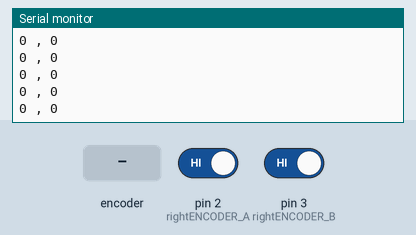
This sketch was run on a simulated Arduino Uno, built with avr-gcc and run on an emulated ATmega328P. On the bench: the last lines printed to the serial monitor. The inputs (shaded band) are chosen by the test bench; at power-on: pin 3 (rightENCODER_B) HIGH, pin 2 (rightENCODER_A) HIGH.

Above: at 1.2 s.
1.3 s: pin 3 (rightENCODER_B) driven LOW
At 2.4 s:
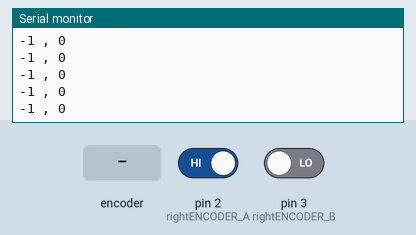
4.3 s: pin 3 (rightENCODER_B) driven HIGH
At 5.2 s:
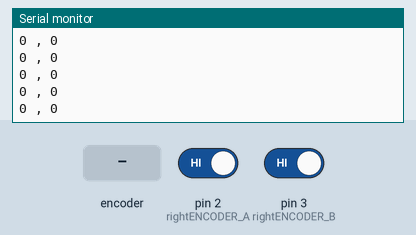
7.3 s: rotary encoder on pin 2 (rightENCODER_A) / pin 19 (leftENCODER_B) turned 1 step (first pin leading)
Timing chart, 0 to 10.3 s (numbered marks = the images above; inputs shaded):
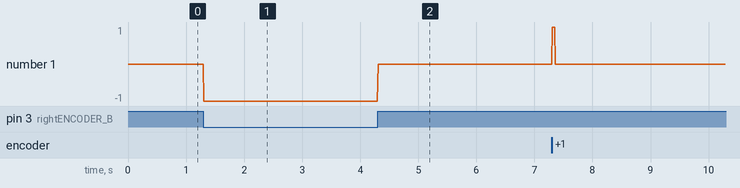

The sketch:

jamesbrutoncode.ino
```cpp
/*this code gives us the encoder tick values for all 4 encoders
 without giving any pwm*/
int rightRPWM = 5;  // Digital/PWM pin 5 to the RPWM on the BTS7960
int rightLPWM = 6;  // Digital/PWM pin 6 to the LPWM on the BTS7960

int leftRPWM = 10;  // Digital/PWM pin 10 to the RPWM on the BTS7960
int leftLPWM = 11;  // Digital/PWM pin 11 to the LPWM on the BTS7960


#define leftENCODER_A 18
#define leftENCODER_B 19


#define rightENCODER_A 2
#define rightENCODER_B 3

volatile int right_wheel_tick_count= 0;
volatile int left_wheel_tick_count = 0;


void setup() {

  Serial.begin(9600);

  pinMode(leftENCODER_A, INPUT_PULLUP);
  pinMode(leftENCODER_B, INPUT_PULLUP);
  pinMode(rightENCODER_A, INPUT_PULLUP);
  pinMode(rightENCODER_B, INPUT_PULLUP);

  // Attach interrupts to the encoder pins (rising edge)
  attachInterrupt(digitalPinToInterrupt(rightENCODER_A), doencoderA, CHANGE);
  attachInterrupt(digitalPinToInterrupt(rightENCODER_B), doencoderB, CHANGE);
  attachInterrupt(digitalPinToInterrupt(leftENCODER_A), doencoderC, CHANGE);
  attachInterrupt(digitalPinToInterrupt(leftENCODER_B), doencoderD, CHANGE);
}

void loop()
{
  Serial.print(right_wheel_tick_count);
  Serial.print(" , ");
  Serial.println(left_wheel_tick_count);
  delay(10);
}
void doencoderA()
{
 if (digitalRead(rightENCODER_A) == HIGH)
 {
  if(digitalRead(rightENCODER_B) == LOW)
  {
    right_wheel_tick_count++;
  }
  else
  {
    right_wheel_tick_count--;
  }
 }
 else
 {
  if(digitalRead(rightENCODER_B) == HIGH)
  {
    right_wheel_tick_count++;
  }
  else
  {
    right_wheel_tick_count--;
  }
 }
}

void doencoderB()
{
 if (digitalRead(rightENCODER_B) == HIGH)
 {
  if(digitalRead(rightENCODER_A) == HIGH)
  {
    right_wheel_tick_count++;
  }
  else
  {
    right_wheel_tick_count--;
  }
 }
 else
 {
  if(digitalRead(rightENCODER_A) == LOW)
  {
    right_wheel_tick_count++;
  }
  else
  {
    right_wheel_tick_count--;
  }
 }
}

void doencoderC()
{
 if (digitalRead(leftENCODER_A) == HIGH)
 {
  if(digitalRead(leftENCODER_B) == LOW)
  {
    left_wheel_tick_count--;
  }
  else
  {
    left_wheel_tick_count++;
  }
 }
 else
 {
  if(digitalRead(leftENCODER_B) == HIGH)
  {
    left_wheel_tick_count--;
  }
  else
  {
    left_wheel_tick_count++;
  }
 }
}

void doencoderD()
{
 if (digitalRead(leftENCODER_B) == HIGH)
 {
  if(digitalRead(leftENCODER_A) == HIGH)
  {
    left_wheel_tick_count--;
  }
  else
  {
    left_wheel_tick_count++;
  }
 }
 else
 {
  if(digitalRead(leftENCODER_A) == LOW)
  {
    left_wheel_tick_count--;
  }
  else
  {
    left_wheel_tick_count++;
  }
 }
}
```

Measured:
- after the input at 1.3 s, the serial monitor: prints a new line at once (image 1)
- after the input at 4.3 s, the serial monitor: prints a new line at once (image 2)
- plotted number 1: 0 → -1 after the input at 1.3 s
